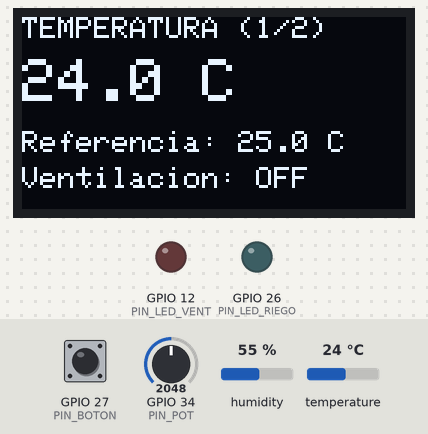
Bench run of a program on a simulated ESP32. Shown: 128×64 one-colour display, output pins drawn as LEDs (lit = HIGH). Dashed ring = blinking. The inputs (shaded band) are chosen by the test bench; at power-on: temperature 24 °C, GPIO 34 (PIN_POT) = 2048, GPIO 27 (PIN_BOTON) HIGH, humidity 55 %. Random numbers use the default seed unless the program sets one; what the program prints to the serial monitor is not drawn.

Above: at 1.2 s.
1.3 s: temperature set to 25.5 °C
At 5.1 s:
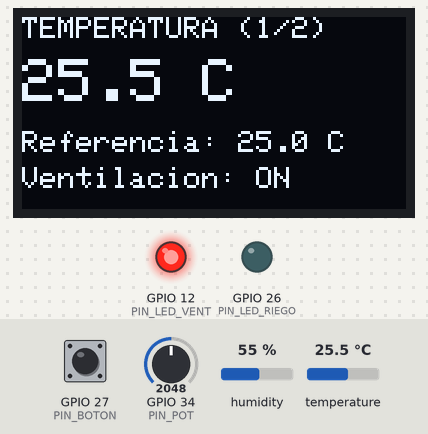
5.5 s: GPIO 34 (PIN_POT) set to 2155
At 6.3 s:
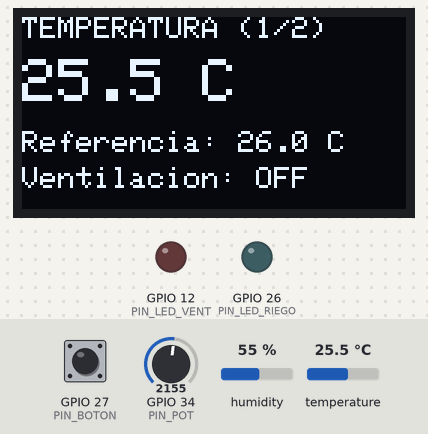
7.0 s: GPIO 27 (PIN_BOTON) pulled LOW for 0.15 s
At 7.5 s:
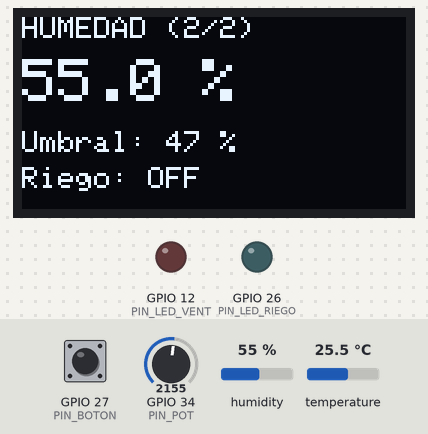
8.6 s: humidity set to 48 %
At 12.6 s:
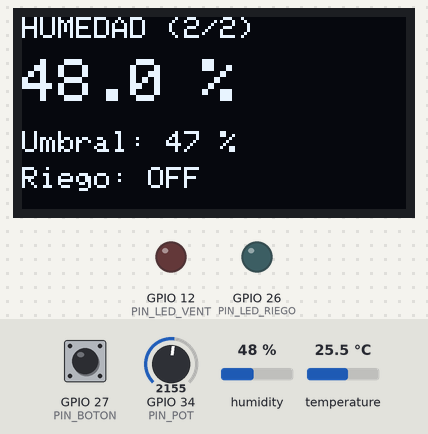
13.5 s: humidity set to 45 %
At 16.75 s:
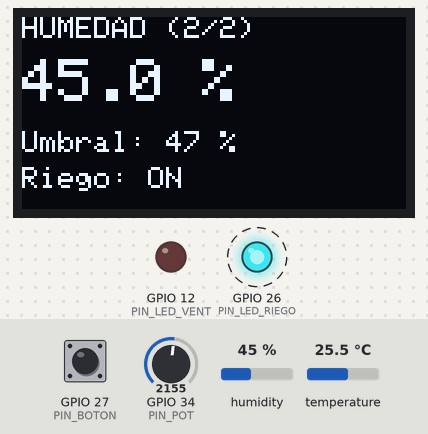
18.1 s: GPIO 34 (PIN_POT) set to 2047
At 18.55 s:
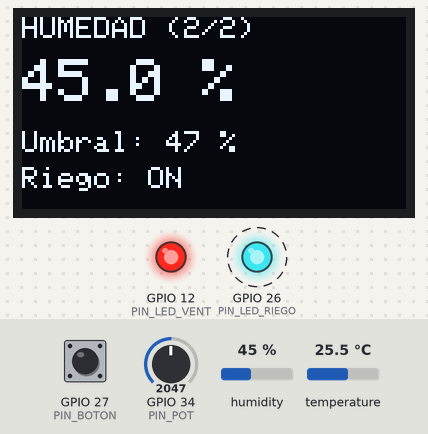
Timing chart, 0 to 21.5 s (numbered marks = the images above; inputs shaded):
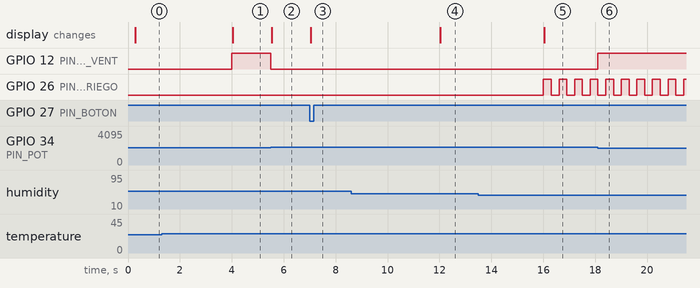

Measured:
- the behaviour switches between 25 and 25.1 °C on temperature (found by bisection; images 0 and 1)
- the behaviour switches between 2081 and 2082 on GPIO 34 (PIN_POT) (found by bisection; images 1 and 2)
- the behaviour switches between 47 and 46 % on humidity (found by bisection; images 4 and 5)
- after the input at 1.3 s, GPIO 12 (PIN_LED_VENT): LOW → HIGH after 2.7 s; the display: changes after 2.7 s (image 1)
- after the input at 5.5 s, GPIO 12 (PIN_LED_VENT): HIGH → LOW at once; the display: changes at once (image 2)
- after the input at 7.0 s, the display: changes at once (image 3)
- after the input at 8.6 s, the display: changes after 3.4 s (image 4)
- after the input at 13.5 s, GPIO 26 (PIN_LED_RIEGO): alternates HIGH for 0.30 s and LOW for 0.30 s, starting after 2.5 s; the display: changes after 2.5 s (image 5)
- after the input at 18.1 s, GPIO 12 (PIN_LED_VENT): LOW → HIGH at once

The program:

main.cpp
```cpp
#include <Arduino.h>
#include <Wire.h>
#include <Adafruit_GFX.h>
#include <Adafruit_SSD1306.h>
#include <DHT.h>

// ---------- Pines ----------
#define PIN_DHT        4
#define PIN_POT        34
#define PIN_LED_VENT   12   // LED rojo: ventilación
#define PIN_LED_RIEGO  26   // LED celeste: riego
#define PIN_BOTON      27

// ---------- Configuración del OLED ----------
#define ANCHO_OLED  128
#define ALTO_OLED   64
#define DIR_OLED    0x3C

// ---------- Configuración del sensor ----------
#define TIPO_DHT              DHT22
#define INTERVALO_LECTURA_MS  2000   // el DHT22 necesita al menos 2 segundos entre lecturas

// ---------- Configuración de la pantalla ----------
#define INTERVALO_PANTALLA_MS 250    // cada cuánto se redibuja el OLED

// ---------- Configuración del potenciómetro ----------
#define ADC_MAXIMO      4095.0       // la ESP32 lee de 0 a 4095 (12 bits)
#define TEMP_REF_MIN    10.0         // con el potenciómetro al mínimo
#define TEMP_REF_MAX    40.0         // con el potenciómetro al máximo

// ---------- Configuración del riego ----------
#define HUMEDAD_UMBRAL_MIN     40    // rango del umbral aleatorio de humedad
#define HUMEDAD_UMBRAL_MAX     60
#define INTERVALO_PARPADEO_MS  300   // velocidad del parpadeo del LED de riego

// ---------- Configuración del botón ----------
#define DEBOUNCE_MS 200

// ---------- Objetos ----------
DHT dht(PIN_DHT, TIPO_DHT);
Adafruit_SSD1306 oled(ANCHO_OLED, ALTO_OLED, &Wire, -1);

// ---------- Variables globales ----------
float temperatura = 0;
float humedad = 0;
float temperaturaReferencia = TEMP_REF_MIN;
bool ventilacionActiva = false;
bool ventilacionActivaAnterior = false;

int humedadUmbral = 0;
bool riegoActivo = false;
bool riegoActivoAnterior = false;
bool ledRiegoEncendido = false;

int pantallaActual = 0;   // 0 = temperatura, 1 = humedad
bool estadoBotonAnterior = HIGH;
unsigned long ultimoCambioBoton = 0;

unsigned long ultimaLectura = 0;
unsigned long ultimaPantalla = 0;
unsigned long ultimoParpadeo = 0;

// Lee el sensor y guarda los valores. Si falla, no pisa los valores anteriores.
void leerSensor() {
  float t = dht.readTemperature();
  float h = dht.readHumidity();

  if (isnan(t) || isnan(h)) {
    Serial.println("Error al leer el DHT22");
    return;
  }

  temperatura = t;
  humedad = h;
}

// Convierte la posición del potenciómetro en una temperatura de referencia
void leerPotenciometro() {
  int lectura = analogRead(PIN_POT);   // 0 a 4095
  float ref = TEMP_REF_MIN + (lectura / ADC_MAXIMO) * (TEMP_REF_MAX - TEMP_REF_MIN);

  // Redondeamos de a 0,5 °C para que el valor no "tiemble" en pantalla
  temperaturaReferencia = round(ref * 2) / 2.0;
}

// Decide si la ventilación está activa y prende o apaga el LED rojo
void actualizarVentilacion() {
  ventilacionActiva = (temperatura > temperaturaReferencia);
  digitalWrite(PIN_LED_VENT, ventilacionActiva ? HIGH : LOW);

  if (ventilacionActiva != ventilacionActivaAnterior) {
    Serial.print("Ventilacion ");
    Serial.println(ventilacionActiva ? "ACTIVADA (LED ON)" : "DESACTIVADA (LED OFF)");
    ventilacionActivaAnterior = ventilacionActiva;
  }
}

// Decide si el riego está activo y hace parpadear el LED celeste mientras lo esté
void actualizarRiego() {
  riegoActivo = (humedad < humedadUmbral);

  if (riegoActivo != riegoActivoAnterior) {
    Serial.print("Riego ");
    Serial.println(riegoActivo ? "ACTIVADO (LED intermitente)" : "DESACTIVADO");
    riegoActivoAnterior = riegoActivo;
  }

  if (riegoActivo) {
    unsigned long ahora = millis();
    if (ahora - ultimoParpadeo >= INTERVALO_PARPADEO_MS) {
      ultimoParpadeo = ahora;
      ledRiegoEncendido = !ledRiegoEncendido;
      digitalWrite(PIN_LED_RIEGO, ledRiegoEncendido ? HIGH : LOW);
    }
  } else {
    ledRiegoEncendido = false;
    digitalWrite(PIN_LED_RIEGO, LOW);
  }
}

// Lee el botón con antirrebote y alterna la pantalla mostrada en el OLED
void leerBoton() {
  bool estadoBoton = digitalRead(PIN_BOTON);   // botón a GND -> LOW al presionar
  unsigned long ahora = millis();

  if (estadoBoton == LOW && estadoBotonAnterior == HIGH &&
      (ahora - ultimoCambioBoton) >= DEBOUNCE_MS) {
    ultimoCambioBoton = ahora;
    pantallaActual = 1 - pantallaActual;
  }

  estadoBotonAnterior = estadoBoton;
}

// Pantalla 1: temperatura actual, referencia y estado de la ventilación
void mostrarPantallaTemperatura() {
  oled.clearDisplay();
  oled.setTextColor(SSD1306_WHITE);

  oled.setTextSize(1);
  oled.setCursor(0, 0);
  oled.println("TEMPERATURA (1/2)");

  oled.setTextSize(2);
  oled.setCursor(0, 14);
  oled.print(temperatura, 1);
  oled.println(" C");

  oled.setTextSize(1);
  oled.setCursor(0, 38);
  oled.print("Referencia: ");
  oled.print(temperaturaReferencia, 1);
  oled.println(" C");

  oled.setCursor(0, 50);
  oled.print("Ventilacion: ");
  oled.println(ventilacionActiva ? "ON" : "OFF");

  oled.display();
}

// Pantalla 2: humedad actual, umbral aleatorio y estado del riego
void mostrarPantallaHumedad() {
  oled.clearDisplay();
  oled.setTextColor(SSD1306_WHITE);

  oled.setTextSize(1);
  oled.setCursor(0, 0);
  oled.println("HUMEDAD (2/2)");

  oled.setTextSize(2);
  oled.setCursor(0, 14);
  oled.print(humedad, 1);
  oled.println(" %");

  oled.setTextSize(1);
  oled.setCursor(0, 38);
  oled.print("Umbral: ");
  oled.print(humedadUmbral);
  oled.println(" %");

  oled.setCursor(0, 50);
  oled.print("Riego: ");
  oled.println(riegoActivo ? "ON" : "OFF");

  oled.display();
}

void setup() {
  Serial.begin(115200);
  dht.begin();

  pinMode(PIN_LED_VENT, OUTPUT);
  pinMode(PIN_LED_RIEGO, OUTPUT);
  pinMode(PIN_BOTON, INPUT_PULLUP);
  digitalWrite(PIN_LED_VENT, LOW);
  digitalWrite(PIN_LED_RIEGO, LOW);

  if (!oled.begin(SSD1306_SWITCHCAPVCC, DIR_OLED)) {
    Serial.println("No se encontro el OLED");
    while (true) {}   // se queda frenado si no hay pantalla
  }

  // Umbral aleatorio de humedad mínima deseada, generado al iniciar el sistema
  randomSeed(esp_random());
  humedadUmbral = random(HUMEDAD_UMBRAL_MIN, HUMEDAD_UMBRAL_MAX + 1);

  Serial.println("=== Sistema de control de invernadero iniciado ===");
  Serial.print("Umbral de humedad generado: ");
  Serial.print(humedadUmbral);
  Serial.println(" %");

  leerSensor();
}

void loop() {
  unsigned long ahora = millis();

  // El sensor es lento: lo leemos cada 2 segundos
  if (ahora - ultimaLectura >= INTERVALO_LECTURA_MS) {
    ultimaLectura = ahora;
    leerSensor();
  }

  // El potenciómetro y el botón son instantáneos: se leen en cada vuelta
  leerPotenciometro();
  leerBoton();

  actualizarVentilacion();
  actualizarRiego();

  // La pantalla se refresca cada tanto para que responda rápido al potenciómetro
  if (ahora - ultimaPantalla >= INTERVALO_PANTALLA_MS) {
    ultimaPantalla = ahora;
    if (pantallaActual == 0) {
      mostrarPantallaTemperatura();
    } else {
      mostrarPantallaHumedad();
    }
  }
}
```
